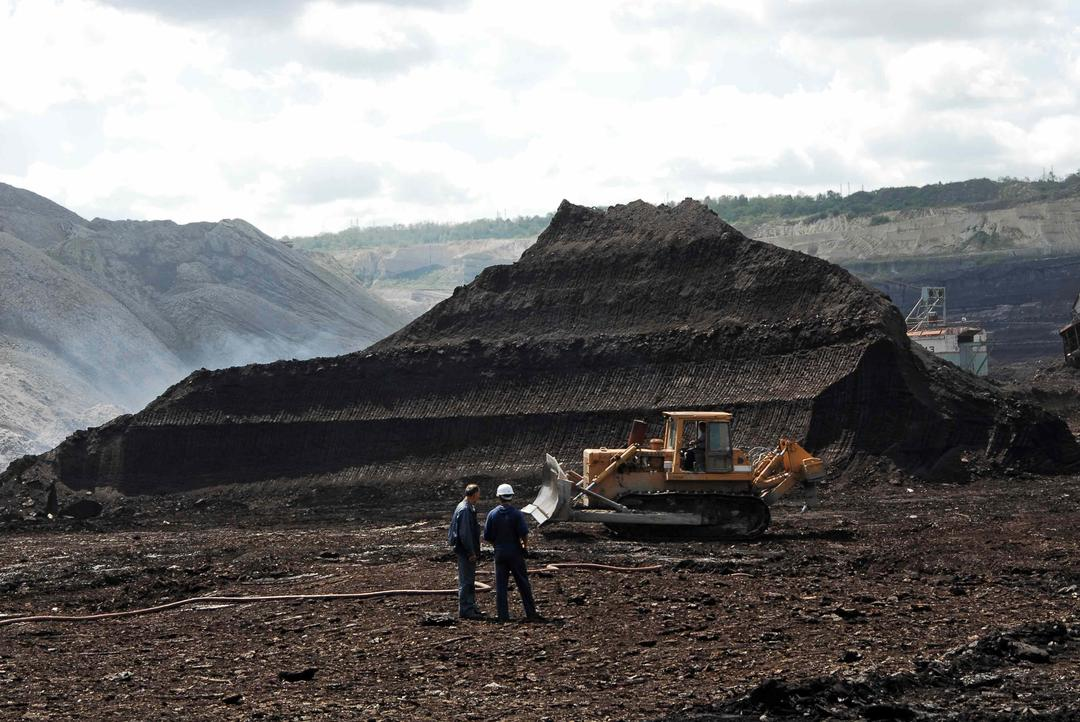
#> input picture website/media/images1080/2023/06/29/ugalj-003_HmzltUx.jpg, 1080 x 722 px, found by its file name
$ python pil.py
#> lines starting #> are read from the running program, lines starting #| are printed output that depends on the picture
from PIL import Image


def getImageName(file_location):
    filename = file_location.split('\\')[-1]
    location = file_location.split("\\")[0:-1]
    filename = filename.split('.')
    name = filename[0]
    filename = '.'.join(filename)
    path = '\\'.join(location) + '\\' + filename
    if path[0:1] == '\\':
        path = path[1:]
    return [path, name]


link = getImageName(r'D:\Documents\[webDev]\Djole\website\media\images1080\2023\06\29\ugalj-003_HmzltUx.jpg')

img = Image.open(r'{}'.format(link[0]))
#> img is the input picture: PIL image 1080x722 RGB; mean R, G, B 119, 117.4, 117.2

#baseWidth = 1080
new_width = 1080
new_height  = int(new_width * img.height / img.width)
#> new_height = 722
img = img.resize((new_width, new_height), Image.Resampling.LANCZOS)

rgb_im = img.convert("RGB")

rgb_im.save("{}.jpg".format(link[1]))

new_height = 150
new_width  = int(new_height * img.width / img.height)
#> new_width = 224
img = img.resize((new_width, new_height), Image.Resampling.LANCZOS)
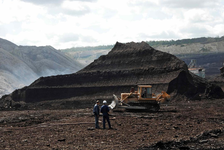
#> img: PIL image 224x150 RGB; mean R, G, B 119, 117.4, 117.2


# converting to jpg
rgb_im = img.convert("RGB")

# exporting the image
rgb_im.save("{}150.jpg".format(link[1]))
